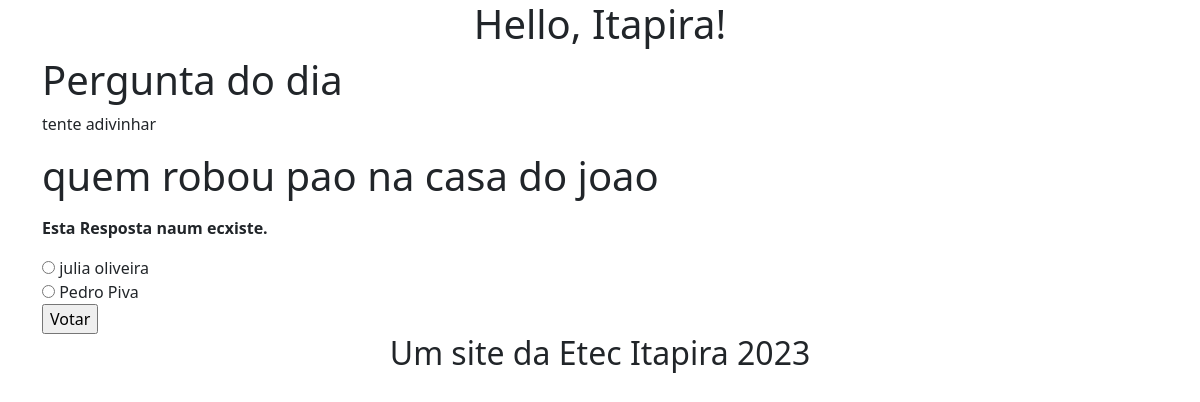
The app's page /enquete/3/voto/ with its own data.
### enquete/models.py (models this page shows, shortened)
class Questao(models.Model):
    pergunta = models.CharField(max_length=200)
    data = models.DateTimeField(auto_now_add=True)

class Resposta(models.Model):
    questao = models.ForeignKey(Questao, on_delete=models.CASCADE)
    resposta = models.CharField(max_length=200)
    votos = models.IntegerField(default=0)

### enquete/views.py (the view)
# urls.py: path("<int:questao_id>/voto/", views.voto, name="voto"),
def voto(request, questao_id):
    questao = get_object_or_404(Questao, pk=questao_id)
    try:
        resposta = questao.resposta_set.get(pk=request.POST["resposta"])
    except (KeyError, Resposta.DoesNotExist):
        return render(
            request,
            "enquete/questao.html",
            {
                "questao": questao,
                "error_message": "Esta Resposta naum ecxiste.",
            },
        )
    else:
        resposta.votos += 1
        resposta.save()
        return HttpResponseRedirect(reverse("resultados", args=(questao.id,)))

### enquete/templates/enquete/questao.html (shortened to what this page needs)
{% extends "enquete/base.html" %}
{% block content %}
<h1>Pergunta do dia</h1>
<p>tente adivinhar</p>
<form action="{% url 'voto' questao.id %}" method="post">
  <fieldset>
    <legend>
      <h1>{{ questao.pergunta }}</h1>
    </legend>
    {% if error_message %}
    <p><strong>{{ error_message }}</strong></p>
    {% endif %}
    {% for respostas in questao.resposta_set.all %}
    <input type="radio" name="resposta" id="resposta{{ forloop.counter }}" value="{{ respostas.id }}">
    <label for="resposta{{ forloop.counter }}">{{ respostas.resposta }}</label><br>
    {% endfor %}
  </fieldset>
  <input type="submit" value="Votar">
</form>
{% endblock %}

### records on screen
Questao: pergunta "quem robou pao na casa do joao"
Resposta: resposta "julia oliveira"
Resposta: resposta "Pedro Piva"

### other values on screen
{{ error_message }} "Esta Resposta naum ecxiste."
